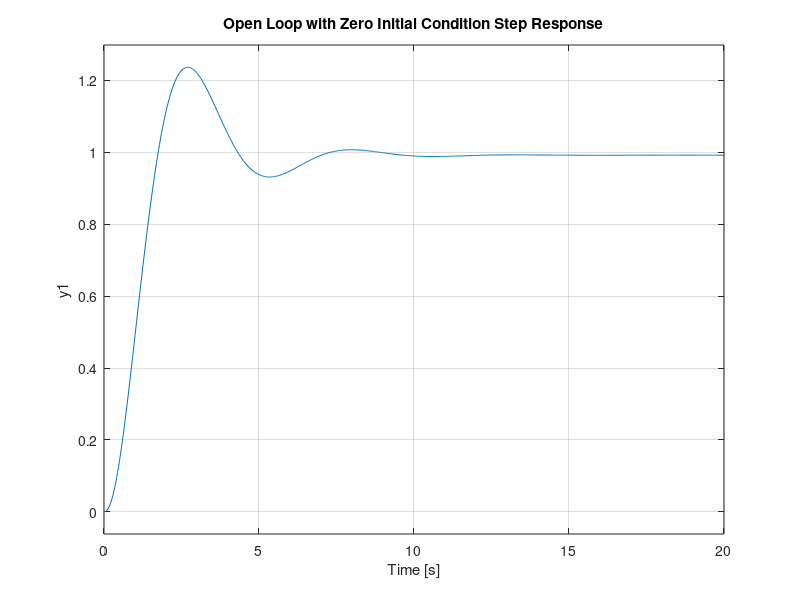
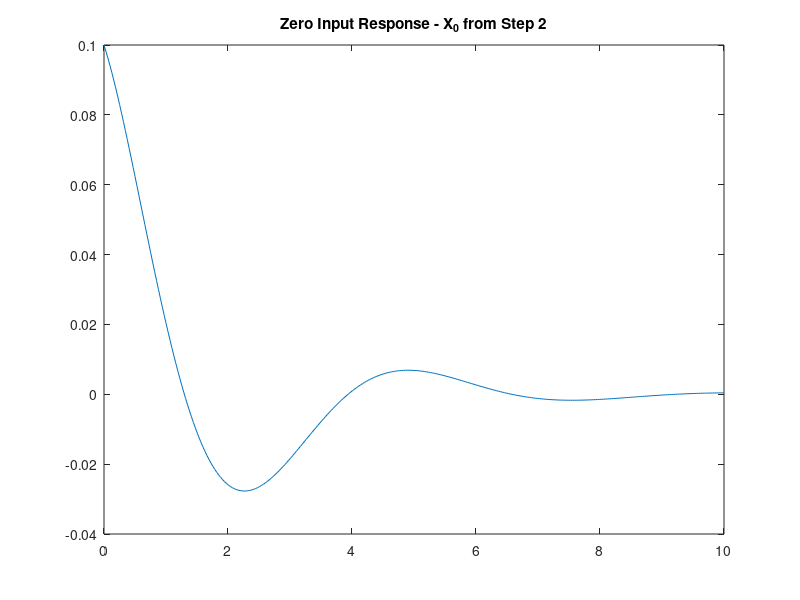

Source code (MATLAB) for these figures, in order: (Note: this script raises an error after producing the figures.)
clc; clear all; close all; format compact;
% -------------------------------------------------------------------------
%
% Bob Geng - Analyzing the longitudinal dynamics of a fighter aircraft
%
% -------------------------------------------------------------------------

%% Define the State Matrices and Calculate Transfer Function
A = [-0.5614 1 0.0717;-1.4168 -0.4932 1.6450;0 0 -10];
B = [0; 0; 10];
C = [1 0 0];
D = [0];
[num, den] = ss2tf(A,B,C,D);
H = tf(num,den)

%% Use Matlabs State Space function

state = ss(A,B,C,D);

%% Find the Controllability matrix

ctrb(state)

%% Assess the systems Controllability

if (rank(ctrb(state))==size(A,1))
    disp('Controllable');
else
    disp('Not controllable.');
end

%% Find the systems observability matrix

obsv(state)

%% Assess the systems observability

if (rank(obsv(state))==size(A,1))
    disp('Observable');
else
    disp('Not observable');
end

%% Show systems Open Loop Response

figure();
step(state)
title('Open Loop with Zero Initial Condition Step Response')

%% Show systems 0 input response

t = linspace(0, 25, 100);
r = zeros(size(t));
XrO = [0.1;0;0];
[Yr, t, Xr] = initial(state, XrO, 10);
figure();
plot(t, Yr)
title('Zero Input Response - X_0 from Step 2')

%% Compute Controller Canonical Form and Observer Canonical Form

% CCF and OCF shown at the bottom under the CCF function
[CCF, OCF] = ccf(A,B,C,D)

%% Determine the eigenvalues of the system

eig=pole(state)

%% Assess the stability of the system

stab = 0;
for i=[1:size(eig,1)]
    if real(eig(i)) < 0
        stab = stab+1;
    end
end
mstab = 0;
for i=[1:size(eig,1)]
    if real(eig(i)) == 0
        mstab = mstab+1;
    end
end

if stab == 3
    disp('Open Loop System is Asymptotically Stable')
elseif mstab ~= 0
    disp('Open Loop System is Marginably Stable')
else
    disp('Open Loop System is Unstable')
end

%% Plot Phase Diagram

figure()
plot(Xr(:,1),Xr(:,2))
xlabel('\alpha [Rad]')
ylabel('q [rad/s]')
title('Open Loop Phase Diagram')

%% Pole Placement Controller

% 1 Second Settling time
Ts=2;
Re_S=4/Ts;
% Damping of 0.7 to reduce oscillations
damping=0.7;
w=4/(damping*Ts);
i=sqrt(-1);
% Calculate desired eigenvalues
s_1=-Re_S+i*w*sqrt(1-damping^2);
s_2=-Re_S-i*w*sqrt(1-damping^2);
eigen1=s_1;
eigen2=s_2;
% define third eigenvalue to be -10 to maintain stability
eigen3=-10;
p=[eigen1 eigen2 eigen3];
% Determine K gain
K=place(A,B,p)
% Verify K gain
Kack = acker(A,B,p)
% Calculate L gain
L = place(A',C',p)'
% Verify L gain
Lack = acker(A', C', p)'
%% Test Pole Placement Control

% Create scale factor for State Feedback control
scale = -1/(C*inv(A-B*K)*B);

% Create Scale factor for Open Loop System
scaleol = -1/(C*inv(A)*B);

state1=ss(A-B*K,B,C,D);

% Plot Both Open and Closed loop responses
figure()
step(scaleol*state, scale*state1)
legend('Open Loop Response','Closed Loop Response')
title('Pole Placement Control - Normalized Step response')

%% State Observer

% Design a State Observer using the same eigenvalues as the pole placement
% control
Ar = [A -B*K;L*C A-B*K-L*C];
Br = [B;B];
Cr = [C zeros(size(C))];
Dr = D;
JbkRr = ss(Ar, Br, Cr, Dr);
t = linspace(0, 2.5, 100);
r = zeros(size(t));

% Use initial conditions provided earlier in Final
XrO = [0.1;0;0;0;0;0];
[Yr, t, Xr] = lsim(JbkRr, r, t, XrO);

% Plot Observer Error
figure();
plot(t, Xr(:,1), 'k-', t, Xr(:,4), 'b--')
legend('State', 'Observer')
title('Zero Input Observer Error')

%% Observer Compensator

Asm = [A zeros(3,1); -C 0];
Bsm = [B; 0];
Csm = [C 0];
Br = [zeros(3,1); 1];
smeig = [eigen1, eigen2, 10*real(eigen1), 15*real(eigen2)];

% Calculate a new gain matrix based on desired eigenvalues
Ksm = place(Asm, Bsm, smeig);
K = Ksm(1:3); % K being the first n places in Ke
k_b = -Ksm(4); % -ki is the last term of Ke, and so we flip the sign here

Anew = [A B*k_b -B*K; -C 0 zeros(size(C)); L*C B*k_b A-B*K-L*C];
Bnew = [Br; zeros(size(B))];
Cnew = [Csm zeros(size(C))];
sysSM = ss(Anew,Bnew,Cnew,D);

% Plot the step response of the observer based compensator
figure()
step(sysSM)
title('Observer Based Compensator Step Response')

%% LQR Controller

% Design a LQR controller
Q = [20 1 1;
     1 20 1;
     1 1 20];
R = [10];
sys = ss(A,B,C,D);

% Determine optimal K gain
[K,S,e] = lqr(sys, Q, R);
lqr_state = ss(A-B*K, B, C, D);
t = linspace(0, 6, 100);

% Calculate scale factor
scale = -1/(C*inv(A-B*K)*B);

% Plot LQR response to step input
figure()
step(scale*lqr_state, t)
title('LQR Control - Step Response')

%% Controller Canonical Form and Observer Canonical Form function

function [sysC, sysO] = ccf(A,B,C,D)

sys = ss(A,B,C,D);

Poly = poly(A);
a1 = Poly(2); a2 = Poly(3);
P = ctrb(sys);
Pc = [a2 a1  1;
      a1  1  0;
      1  0  0];
Tc = P*Pc;

Ac = inv(Tc)*A*Tc;
Bc = inv(Tc)*B;
Cc = C*Tc;

Ao = Ac';
Bo = Cc';
Co = Bc';

sysC = ss(Ac,Bc,Cc,D);
sysO = ss(Ao,Bo,Co,D);
end
